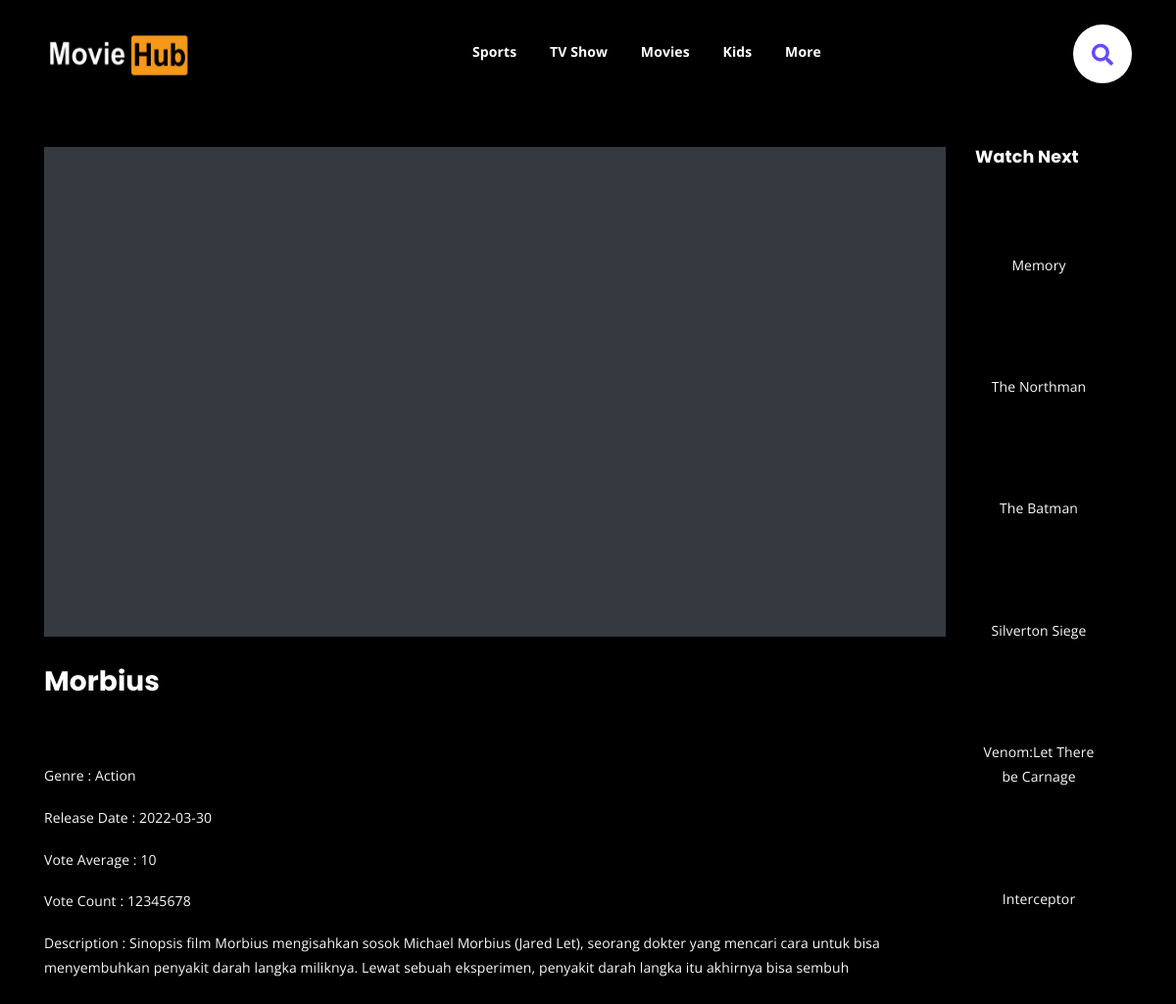
Page /MovieHub/watch.php?id=122 on the committed database.
### tables this page shows
CREATE TABLE `film` (
  `id` int(11) NOT NULL,
  `title` varchar(255) NOT NULL,
  `genre` varchar(255) NOT NULL,
  `image` varchar(255) NOT NULL,
  `description` text NOT NULL,
  `release_date` date NOT NULL,
  `vote_count` int(11) NOT NULL,
  `vote_average` float NOT NULL
);

### MovieHub/functions.php (called while the page is built)
<?php
$conn = mysqli_connect("localhost", "root", "", "project_film");
return $conn;
function query($query) {
    global $conn;
    $result = mysqli_query($conn, $query);
    $rows = [];
    while( $row = mysqli_fetch_assoc($result) ) {
        $rows[] = $row;
    }
    return $rows;
}
?>

### MovieHub/watch.php (the view, shortened to what this page needs)
<?php
require 'functions.php';
$genreFilm = ["","Sports","TV Show","Movies","Kids","Anime","Fantasy","Action","Romance"];
if($_GET):
    $filmSearch = query("SELECT * FROM film where id = '$_GET[id]' ");
    $filmSearch = $filmSearch ? $filmSearch[0] : "";
    $anotherFilm = query("SELECT * FROM film where genre = $filmSearch[genre] and id != $_GET[id]");
else:
    header('Location: ');
endif;
?>
<!DOCTYPE html>
<html lang="en">
<head>
    <link rel="stylesheet" href="assets/css/all.min.css">
    <link rel="stylesheet" href="assets/bootstrap/css/bootstrap.min.css">
    <link rel="stylesheet" href="assets/css/owl.carousel.css">
    <link rel="stylesheet" href="assets/css/magnific-popup.css">
    <link rel="stylesheet" href="assets/css/animate.css">
    <link rel="stylesheet" href="assets/css/meanmenu.min.css">
    <link rel="stylesheet" href="assets/css/main.css">
    <link rel="stylesheet" href="assets/css/responsive.css">
</head>
<body>
    <div class="top-header-area" id="sticker">
        <div class="container">
            <div class="row">
                <div class="col-lg-12 col-sm-12 text-center">
                    <div class="main-menu-wrap">
                        <div class="site-logo">
                            <a href="index.php">
                                <img src="img/logo_moviehub.png" width="150" height="50">
                            </a>
                        </div>
                        <nav class="main-menu">
                            <ul>
                                <li><a href="index.php?genre=1">Sports</a></li>
                                <li><a href="index.php?genre=2">TV Show</a></li>
                                <li><a href="index.php?genre=3">Movies</a></li>
                                <li><a href="index.php?genre=4">Kids</a></li>
                                <li><a href="#">More</a>
                                </li>
                                <li>
                                <div class="search-box">
                                    <form action=search.php method="get">
                                    </form>
                                    <div class="search-icon">
                                        <i class="fas fa-search"></i>
                                    </div>
                                    <div class="cancel-icon">
                                        </div>
                                        <div class="search-data">
                                    </div>
                                    </div>
                                </li>
                            </ul>
                        </nav>
                    </div>
                </div>
            </div>
        </div>
    </div>
    <div class="latest-news pt-150 pb-150">
        <div class="container">
            <div class="row">
                <div class="col-sm-10">
                    <div class="single-latest-news text-center bg-dark shadow-none" style="width: 100%;height: 500px;" >
                    </div>
                    <h3><?= $filmSearch['title'] ?></h3>
                    <br><br>
                    <div class="detail text-light">
                        <p class="text-light">Genre : <?= $genreFilm[$filmSearch['genre']] ?></p>
                        <p class="text-light">Release Date : <?= $filmSearch['release_date'] ?></p>
                        <p class="text-light"> Vote Average : <?= $filmSearch['vote_average'] ?></p>
                        <p class="text-light">Vote Count : <?= $filmSearch['vote_count'] ?></p>
                        <p class="text-light"> Description : <?= $filmSearch['description'] ?></p>
                    </div>
                </div>
                <div class="col-sm-2 row">
                    <div class="col-sm-12 mb-4">
                        <h5>Watch Next</h5>
                    </div>
                    <?php foreach ($anotherFilm as $key => $value): ?>
                        <div class="col-sm-12">
                            <div class="single-latest-news text-center">
                                <div class="news-text-box p-1 text-light">
                                    <p><a href="single-news.html" class="text-light"><?= $value['title'] ?></a></p>
                                </div>
                            </div>
                        </div>
                    <?php endforeach ?>
                </div>
            </div>
        </div>
    </div>
</body>
</html>

### MovieHub/assets/css/main.css (style rules this page uses)
html { font-size: 14px; font-weight: 400; line-height: 28px; height: 100%; }
body { font-family: "Open Sans", sans-serif; font-weight: 400; background-color: black; font-size: 1rem; letter-spacing: 0.1px; line-height: 1.8; color: #051622; overflow-x: hidden; }
body img { max-width: 100%; }
a { cursor: pointer; text-decoration: none; -webkit-transition: all 0.2s ease-in-out; -o-transition: all 0.2s ease-in-out; transition: all 0.2s ease-in-out; }
h1, .h1, h2, .h2, h3, .h3, h4, .h4, h5, .h5, h6, .h6 { font-family: "Poppins", sans-serif; font-weight: 700; margin: 0 0 1.25rem 0; color: #ffffff; }
h1:last-child, .h1:last-child, h2:last-child, .h2:last-child, h3:last-child, .h3:last-child, h4:last-child, .h4:last-child, h5:last-child, .h5:last-child, h6:last-child, .h6:last-child { margin: 0; }
h3, .h3 { font-size: 2rem; font-weight: 700; line-height: 2.25rem; }
h5, .h5 { font-size: 1.25rem; font-weight: 700; line-height: 1.5rem; }
p { font-family: "Open Sans", sans-serif; font-weight: 400; font-size: 1rem; letter-spacing: 0.1px; line-height: 1.8; color: #051922; margin: 0 0 1.25rem 0; }
p:last-child { margin: 0; }
.pt-150 { padding-top: 150px; }
.pb-150 { padding-bottom: 150px; }
.top-header-area { position: absolute; z-index: 999; width: 100%; padding: 25px 0; }
nav.main-menu ul { margin: 0; padding: 0; list-style: none; }
nav.main-menu ul li { display: inline-block; }
nav.main-menu ul li a { color: #fff; font-weight: 700; display: block; padding: 15px; }
nav.main-menu ul > li { position: relative; }
nav.main-menu > ul li:last-child { float: right; }
.site-logo { float: left; max-width: 150px; left: -50px; }
.main-menu-wrap { position: relative; }
.site-logo { padding: 6px 0; }
nav.main-menu li a { -webkit-transition: 0.3s; -o-transition: 0.3s; transition: 0.3s; }
.top-header-area { -webkit-transition: 0.3s; -o-transition: 0.3s; transition: 0.3s; }
.search-box { top: 15px; position: relative; height: 30px; width: 30px; border-radius: 50%; box-shadow: 5px 5px 30px rgba(0,0,0,.2); transition: all 0.5s cubic-bezier(0.68, -0.55, 0.265, 1.55); }
.search-box .search-icon { position: absolute; right: 0px; top: 50%; transform: translateY(-50%); height: 60px; width: 60px; background: #fff; border-radius: 50%; text-align: center; line-height: 60px; font-size: 22px; color: #664AFF; cursor: pointer; z-index: 1; transition: all 0.5s cubic-bezier(0.68, -0.55, 0.265, 1.55); }
.search-box .cancel-icon { position: absolute; right: 20px; top: 50%; transform: translateY(-50%); font-size: 25px; color: #fff; cursor: pointer; transition: all 0.5s 0.2s cubic-bezier(0.68, -0.55, 0.265, 1.55); }
.search-box .search-data { text-align: center; padding-top: 7px; color: #fff; font-size: 18px; word-wrap: break-word; }
html, body { height: 100%; }
.news-text-box { padding: 25px; border-bottom-left-radius: 5px; border-bottom-right-radius: 5px; }
.single-latest-news { margin-bottom: 30px; }

### rows in the picture
film: title "Morbius", genre "Action", release_date "2022-03-30", vote_average "10", vote_count "12345678", description "Sinopsis film Morbius mengisahkan sosok Michael Morbius (Jared Let), seorang dokter yang mencari cara untuk bisa menyembuhkan penyakit darah langka miliknya. Lewat sebuah eksperimen, penyakit darah langka itu akhirnya bisa sembuh"
film: title "Memory"
film: title "The Northman"
film: title "The Batman"
film: title "Silverton Siege"
film: title "Venom:Let There be Carnage"
film: title "Interceptor"
